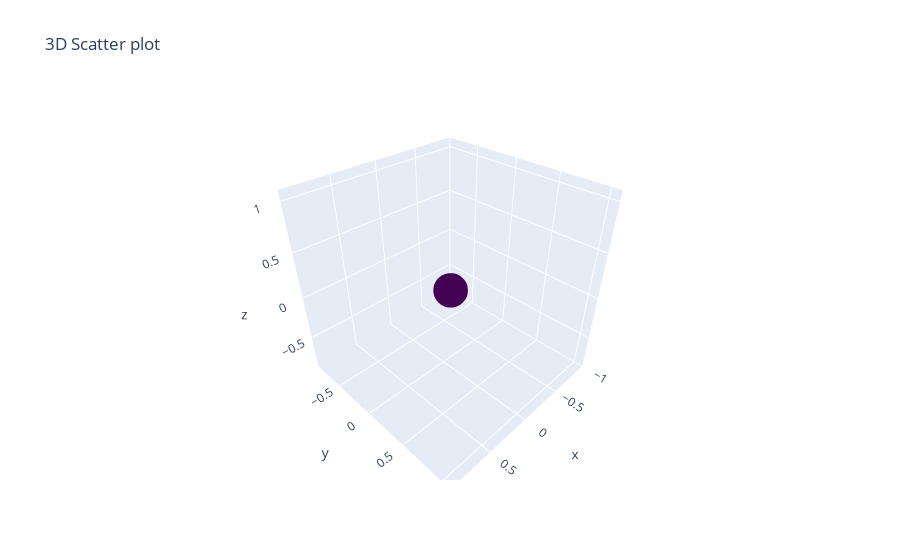

Notebook code for this chart:
### Code cell
import plotly.graph_objs as go
import numpy as np
z = np.linspace(0, 10, 50)
x = np.cos(z)
y = np.sin(z)
trace = go.Scatter3d(
   x = [0], y = [0.1], z = [0.1],mode = 'markers', marker = dict(
      size = 12,
      color = z, # set color to an array/list of desired values
      colorscale = 'Viridis'
      )
   )
layout = go.Layout(title = '3D Scatter plot')
fig = go.Figure(data = [trace], layout = layout)
fig.show()
z

### Figure 1 — Plotly figure (JSON) as saved in the notebook; plotly's stock layout.template omitted (floating-point values rounded to 4 significant figures)
{"data": [{"marker": {"color": [0.0, 0.2041, 0.4082, 0.6122, 0.8163, 1.02, 1.224, 1.429, 1.633, 1.837, 2.041, 2.245, 2.449, 2.653, 2.857, 3.061, 3.265, 3.469, 3.673, 3.878, 4.082, 4.286, 4.49, 4.694, 4.898, 5.102, 5.306, 5.51, 5.714, 5.918, 6.122, 6.327, 6.531, 6.735, 6.939, 7.143, 7.347, 7.551, 7.755, 7.959, 8.163, 8.367, 8.571, 8.776, 8.98, 9.184, 9.388, 9.592, 9.796, 10.0], "colorscale": [[0.0, "#440154"], [0.1111, "#482878"], [0.2222, "#3e4989"], [0.3333, "#31688e"], [0.4444, "#26828e"], [0.5556, "#1f9e89"], [0.6667, "#35b779"], [0.7778, "#6ece58"], [0.8889, "#b5de2b"], [1.0, "#fde725"]], "size": 12}, "mode": "markers", "x": [0], "y": [0.1], "z": [0.1], "type": "scatter3d"}], "layout": {"title": {"text": "3D Scatter plot"}}}
